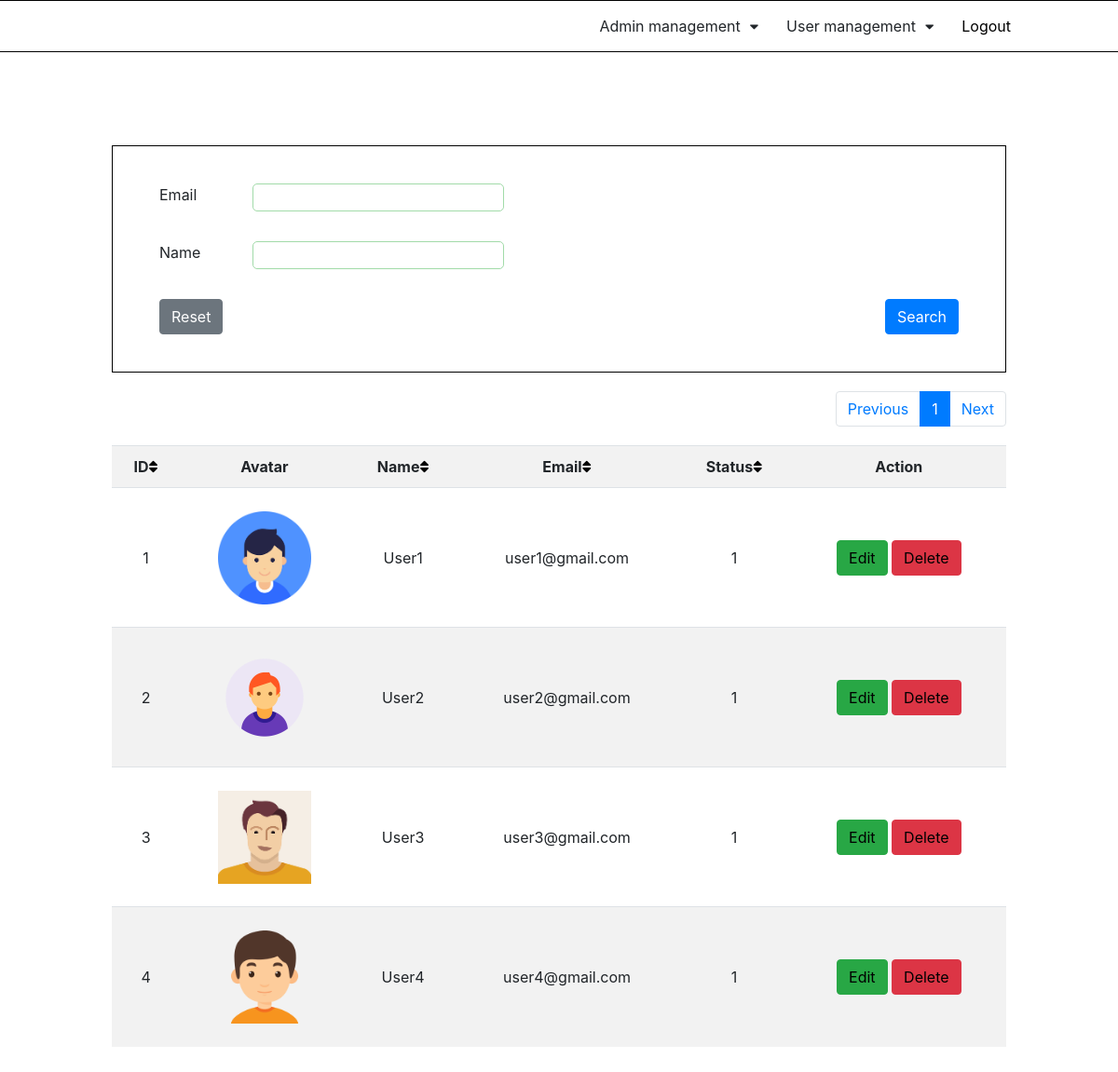
/user/search (signed in), run on an earlier commit of the app's database.
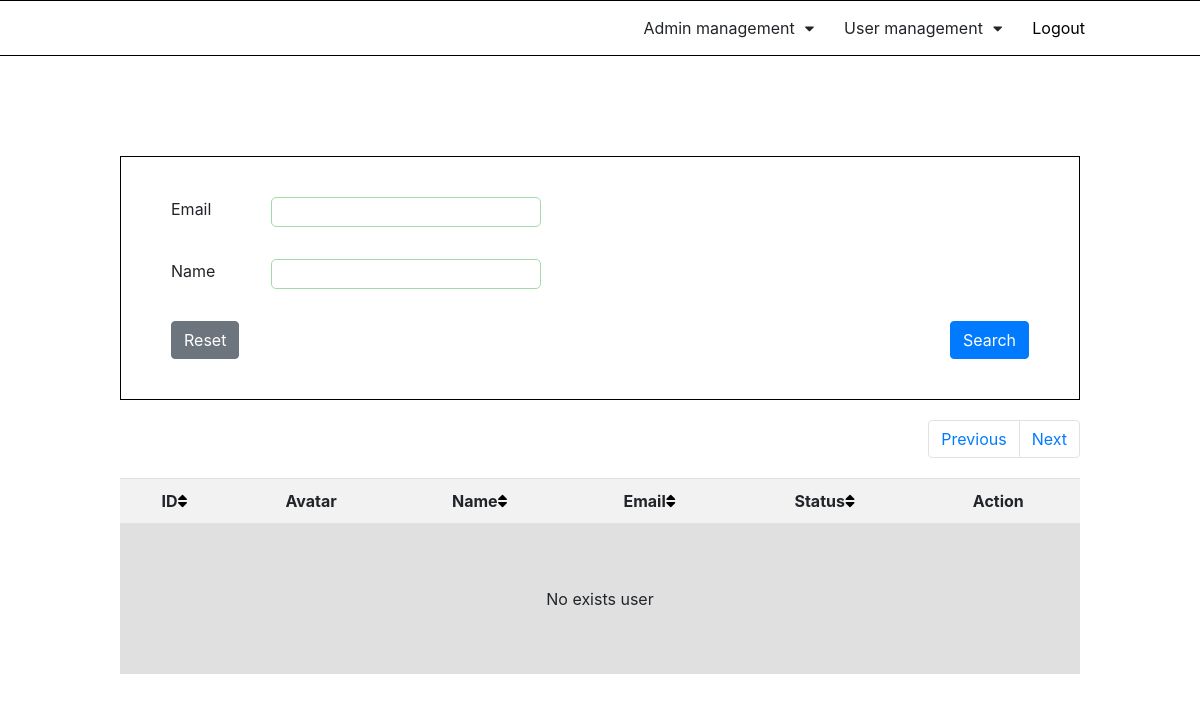
And on a later commit of the database.
### tables this page shows
CREATE TABLE `user`  (
  `id` int NOT NULL AUTO_INCREMENT,
  `name` varchar(128) NOT NULL,
  `facebook_id` varchar(64) NOT NULL,
  `email` varchar(128) NOT NULL,
  `password` varchar(64) NOT NULL,
  `avatar` varchar(128) NOT NULL,
  `status` char(1) NOT NULL DEFAULT '1' COMMENT '1/ Active, 2/ Banned',
  `ins_id` int NOT NULL,
  `upd_id` int NULL DEFAULT NULL,
  `ins_datetime` datetime(0) NOT NULL,
  `upd_datetime` datetime(0) NULL DEFAULT NULL,
  `del_flag` char(1) NOT NULL DEFAULT '0' COMMENT '0/ Active, 1/ Deleted',
  PRIMARY KEY (`id`) USING BTREE
);

### controllers/UserController.php (called while the page is built, shortened)
<?php
require_once "BaseController.php";
require_once "models/UserModel.php";
class UserController extends BaseController
{
    private $userModel;
    function __construct()
    {
        $this->folder = "user";
        $this->userModel = new UserModel();
    }
    function search()
    {
        $email = isset($_GET['email']) ? $_GET['email'] : "";
        $name = isset($_GET['name']) ? $_GET['name'] : "";
        $search = isset($_GET['search']) ? $_GET['search'] : "";
        $addUrlSearch = "?email={$email}&name={$name}&search={$search}";
        $where = "WHERE `email` LIKE '%{$email}%' AND `name` LIKE '%{$name}%' AND `del_flag` = " . ACTIVED;
        $recordPerPage = RECORD_PER_PAGE;
        $totalRecord = $this->userModel->getTotalRow($where);
        $totalPage = ceil($totalRecord / $recordPerPage);
        $page = isset($_GET['page']) ? $_GET['page'] : 1;
        $start = ($page - 1) * $recordPerPage;
        $previous = $page;
        $next = $page;
        $getSort = isset($_GET['sort']) ? $_GET['sort'] : "";
        $sort = ($getSort == "DESC") ? "ASC" : "DESC";
        $column = isset($_GET['column']) ? $_GET['column'] : "id";
        $addUrlPagging = $addUrlSearch . "&column=" . $column . "&sort=" . $getSort;
        $orderBy = "ORDER BY `{$column}` {$getSort}";
        $limit = "LIMIT $start, $recordPerPage";
        $data = $this->userModel->getInfoSearch($where, $orderBy, $limit);
        if (empty($data)) $data = NO_EXISTS_USER;
        $arr = [
            'data' => $data,
            'sort' => $sort,
            'page' => $page,
            'totalPage' => $totalPage,
            'previous' => $previous,
            'next' => $next,
            'addUrlSearch' => $addUrlSearch,
            'addUrlPagging' => $addUrlPagging,
        ];
        $this->render('search', $arr);
    }
}
?>

### helper/helper.php (called while the page is built, shortened)
<?php
    function getHeader(){
        require_once "views/layouts/header.php";
    }
    function getFooter(){
        require_once "views/layouts/footer.php";
    }
    if (!function_exists('siteURL')) {
        function siteURL()
        {
            $protocol = ((!empty($_SERVER['HTTPS']) && $_SERVER['HTTPS'] != 'off') ||
                $_SERVER['SERVER_PORT'] == 443) ? "https://" : "http://";
            $domainName = $_SERVER['HTTP_HOST'];
            return $protocol . $domainName;
        }
    }
    if (!function_exists('getUrl')) {
        function getUrl($assetUrl)
        {
            $url = siteURL();
            return $url . '/' . $assetUrl;
        }
    }
?>

### routes.php (called while the page is built, shortened)
<?php
    $controller = new $temp;
    $controller->$action();
?>

### index.php (called while the page is built, shortened)
<?php
require_once "connection.php";
require_once "helper/helper.php";
require_once('routes.php');

### connection.php (called while the page is built)
<?php
    class DB
    {
        private static $instance = NULl;
        public static function getInstance() {
            if (!isset(self::$instance)) {
                try {
                    self::$instance = new PDO('mysql:host='.LOCALHOST.';dbname='.DBNAME, USERNAME, PASSWORD);
                    self::$instance->exec("SET NAMES 'utf8'");
                } catch (PDOException $ex) {
                    die($ex->getMessage());
                    echo "Lỗi truy vấn";
                }
            }
            return self::$instance;
        }
    }

### models/UserModel.php (called while the page is built, shortened)
<?php
require_once "models/BaseModel.php";
class UserModel extends BaseModel
{
    function __construct()
    {
        $this->table = "user";
        $this->db = DB::getInstance();
    }
}

### models/BaseModel.php (called while the page is built, shortened)
<?php
abstract class BaseModel implements DBInterface
{
    protected $db;
    public function getTotalRow($where)
    {
        return $this->db->query("SELECT * FROM `{$this->table}` $where")->rowCount();
    }
    public function getInfoSearch($where, $orderBy, $limit)
    {
        return $this->db->query("SELECT * FROM `{$this->table}` $where $orderBy $limit")->fetchAll();
    }
}

### views/user/search.php (the view, shortened to what this page needs)
<?php
    getHeader();
?>
    <link rel="stylesheet" href='<?php echo getUrl("public/css/search.css") ?>'>
    <div id="form_search">
        <form method="GET" action="<?php echo getUrl("user/search"); ?>">
            <span class="input-space">
                        <label for="email">Email</label>
                        <input type="text" name="email" value="<?php if(isset($_GET['email'])) echo $_GET['email'] ?>" id="email" maxlength="50">
                     </span>
            <span class="input-space">
                        <label for="name">Name</label>
                        <input type="text" name="name" value="<?php if(isset($_GET['name'])) echo $_GET['name'] ?>" id="name">
                     </span>
            <div class="form-group d-flex mt-4" style="justify-content: space-between">
                <button type="submit" class="btn btn-secondary" name="reset">Reset</button>
                <button type="submit" class="btn btn-primary" name="search">Search</button>
            </div>
        </form>
    </div>
    <?php
        require_once "views/layouts/pagging.php";
    ?>
    <div id="data_table">
        <table class="table table-striped table-hover table-condensed">
            <tr>
                <th>ID<a href="<?php echo getUrl("user/search") . $addUrlSearch . "&column=id&sort=" . $sort . "&page=" . $page; ?>"><i class="fas fa-sort"></i></a></th>
                <th>Avatar</th>
                <th>Name<a href="<?php echo getUrl("user/search") . $addUrlSearch . "&column=name&sort=" . $sort . "&page=" . $page; ?>"><i class="fas fa-sort"></i></a></th>
                <th>Email<a href="<?php echo getUrl("user/search") . $addUrlSearch . "&column=email&sort=" . $sort . "&page=" . $page; ?>"><i class="fas fa-sort"></i></a></th>
                <th>Status<a href="<?php echo getUrl("user/search") . $addUrlSearch . "&column=status&sort=" . $sort . "&page=" . $page; ?>"><i class="fas fa-sort"></i></a></th>
                <th>Action</th>
            </tr>
            <tr>
                <?php
                    if(is_array($data)){
                        foreach ($data as $value){
                        ?>
                        <td><?php echo $value['id'] ?></td>
                        <td><img src="<?php echo getUrl(UPLOADS_USER) . $value['avatar']; ?>"></td>
                        <td><?php echo $value['name'] ?></td>
                        <td><?php echo $value['email'] ?></td>
                        <td><?php echo $value['status'] ?></td>
                        <td>
                            <span class="btn btn-success"><a href='<?php echo getUrl("user/edit/").$value['id']; ?>'>Edit</a></span>
                            <span class="btn btn-danger"><a href='<?php echo getUrl("user/delete/").$value['id']; ?>' onclick="return confirm('Do you want to delete this record?')";>Delete</a></span>
                        </td>
            </tr>
            <?php
                        }
                    }else{
                        echo "<td colspan='6' style='background: #e0e0e0'>$data</td>";
                    }
            ?>
        </table>
    </div>
<?php
    getFooter();
?>

### controllers/BaseController.php
<?php
    class BaseController{
        protected $folder;
        function render($file, $data = array()){
            $view_file = "views/". $this->folder . "/". $file .".php";
            if(is_file($view_file)){
                extract($data);
                require_once($view_file);
            }
            else{
                header("Location: " . getUrl("management/error"));
            }
        }
    }
?>

### views/layouts/header.php (shortened to what this page needs)
<DOCTYPE html>
    <html>
    <head>
        <link rel="stylesheet" href='<?php echo getUrl("public/css/all.css") ?>'>
        <link rel="stylesheet" href="https://pro.fontawesome.com/releases/v5.10.0/css/all.css"/>
        <link rel="stylesheet" href="https://cdn.jsdelivr.net/npm/bootstrap@4.6.1/dist/css/bootstrap.min.css">
    </head>
    <body>
    <div id="wrapper">
        <div id="menu">
            <ul id="main-menu">
                <li>
                    <?php
                        if(isset($_SESSION['admin']['role_type'])){
                            if($_SESSION['admin']['role_type'] == ROLE_TYPE_SUPERADMIN){
                    ?>
                                <label for="adminManagement">Admin management<i class="fas fa-caret-down"></i></label>
                        <?php
                            }
                        ?>
                </li>
                <li>
                        <label for="userManagement">User management<i class="fas fa-caret-down"></i></label>
                    <?php
                        }
                    ?>
                </li>
                <?php
                    $urlLogout = (isset($_SESSION['admin']) && $_SESSION['admin']['login']['checkLogin'] == 'adminLogin') ? getUrl("management/logout") : getUrl("user/logout");
                ?>
                <li><a href="<?php echo $urlLogout; ?>">Logout</a></li>
            </ul>
        </div>

### views/layouts/pagging.php
<nav aria-label="Page navigation example" style="margin: 20px auto; width: 960px;">
    <ul class="pagination justify-content-end">
        <?php
            $urlSearch = getUrl("management/search");
            if($_GET['controller'] == 'user') $urlSearch = getUrl("user/search");
            echo "<li class='page-item'><a class='page-link' href=" . $urlSearch . $addUrlPagging . "&page={$previous}>Previous</a></li>";
            for($i=1; $i<=$totalPage; $i++){
                $active = "";
                if($i == $page){
                    $active = 'active';
                }
                echo "<li class='page-item {$active}'><a class='page-link' href=" . $urlSearch . $addUrlPagging . "&page={$i}>".$i."</a></li>";
            }
            echo "<li class='page-item'><a class='page-link' href=" . $urlSearch . $addUrlPagging . "&page={$next}>Next</a></li>";
        ?>
    </ul>
</nav>

### views/layouts/footer.php
</div>
</body>
</html>

### public/css/all.css (style rules this page uses)
.d-flex { display: flex; }
a { text-decoration: none; color: #000000; }
#menu { border-top: 1px solid#000; border-bottom: 1px solid#000; }
ul#main-menu { display: flex; justify-content: end; margin-right: 100px; margin-top: 0px; margin-bottom: 0px; padding: 0px; }
ul#main-menu li { list-style: none; padding: 15px; position: relative; }
ul#main-menu a { text-decoration: none; color: #000; }
ul#main-menu li i { margin-left: 10px; font-size: 15px; }
ul#main-menu li label { margin-bottom: 0px; }
form { margin-bottom: 0px; }
form .input-space { display: block; margin-bottom: 30px; }
input:not(input[type=radio]) { padding: 5px; width: 270px; height: 30px; border: 1px solid #a2dba9; border-radius: 5px; }
form .d-flex { justify-content: space-between; }
img { width: 100px; height: 100px; }

### public/css/search.css (style rules this page uses)
a { color: #000; text-decoration: none; }
#form_search, .alert, #data_table, p.error { margin: 0px auto; width: 960px; }
#form_search { border: 1px solid#000000; margin-top: 100px; margin-bottom: 20px; }
#form_search form { position: relative; margin: 40px 50px; }
#form_search input[type=text], input[type=email] { position: absolute; left: 100px; }
#data_table th, td { text-align: center; }
#data_table td { height: 150px; }
#data_table table tr td { vertical-align: middle; }
#data_table table { width: 100%; border-collapse: collapse; margin-bottom: 30px; }
#data_table table tr th a { color: #000; width: 10px; height: 10px; }
#data_table table a i { width: 10px; height: 10px; }

What changed in the data, as far as the page shows it:
no longer on this page (row edited): user: id "1", avatar (picture), name "User1", email "user1@gmail.com", status "1"
no longer on this page (row edited): user: id "2", avatar (picture), name "User2", email "user2@gmail.com", status "1"
no longer on this page (row edited): user: id "3", avatar (picture), name "User3", email "user3@gmail.com", status "1"
no longer on this page (row edited): user: id "4", avatar (picture), name "User4", email "user4@gmail.com", status "1"
Also different on the page:
$data: (not shown) → "No exists user"
list line gone: "1"
